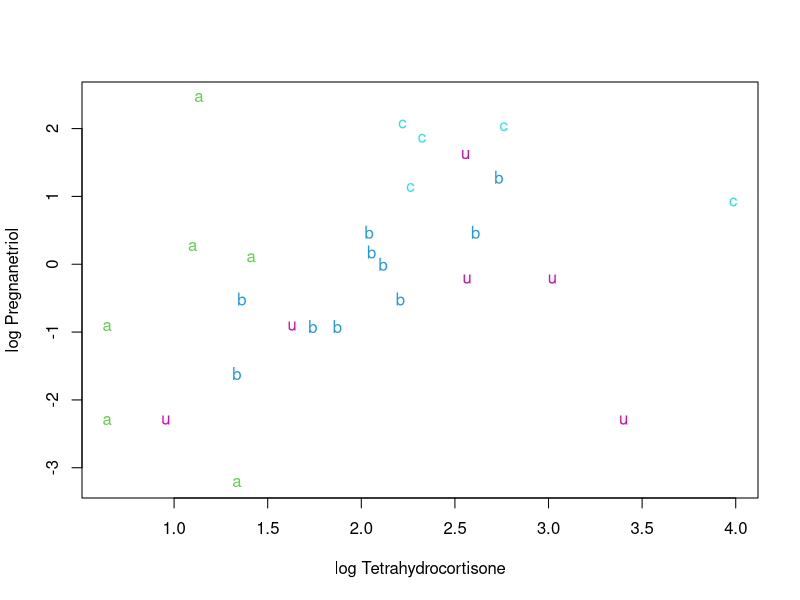
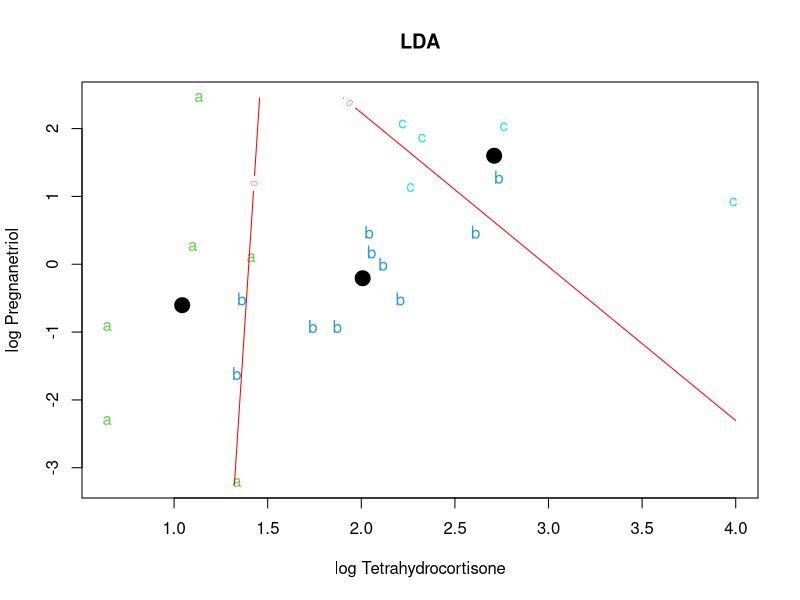
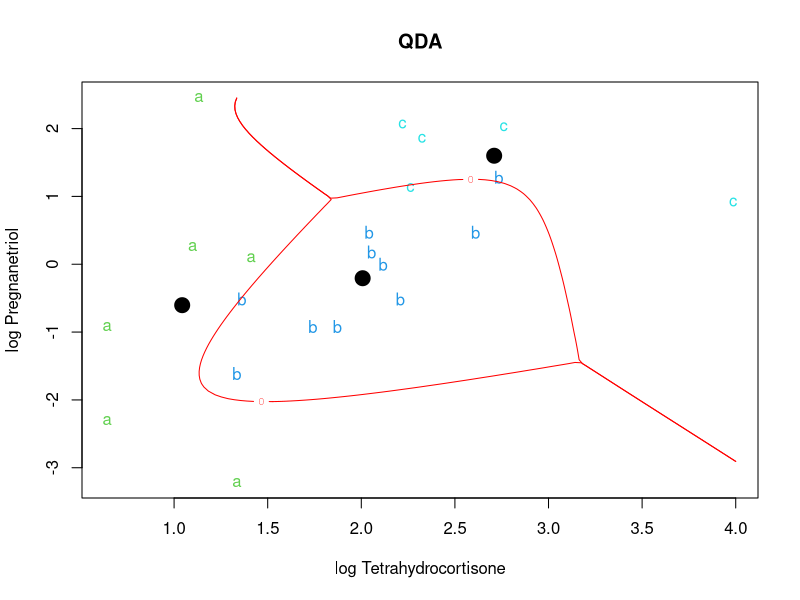
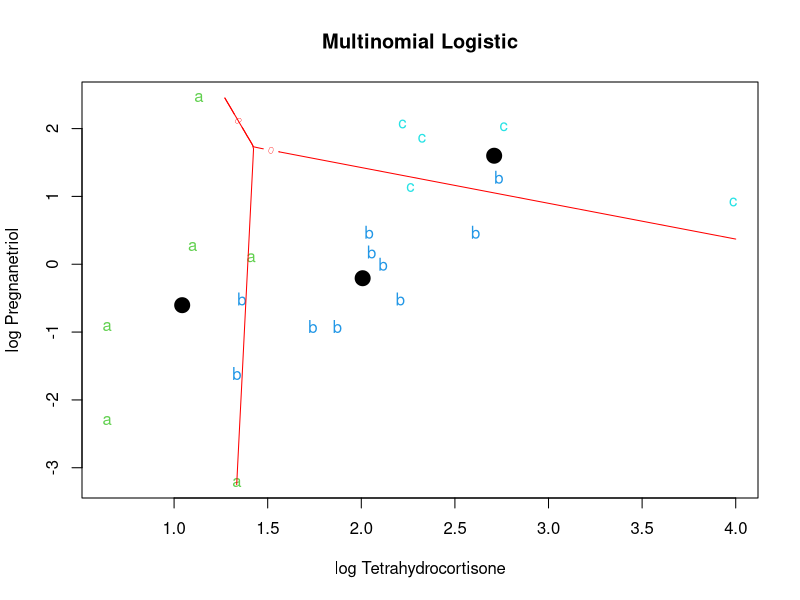
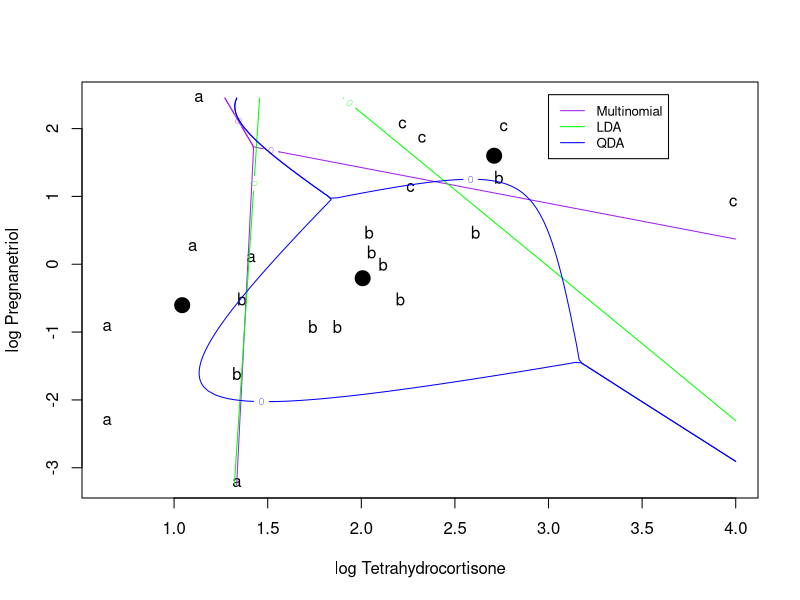
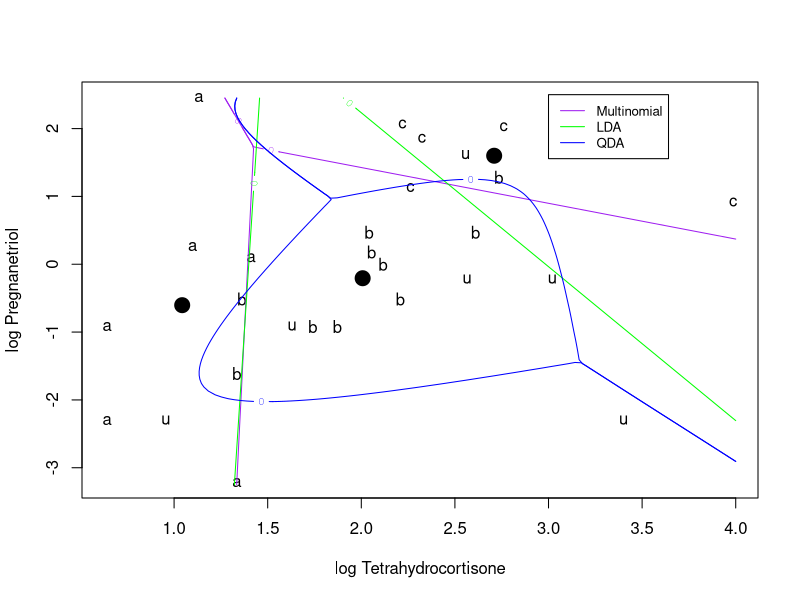

Generate these figures, in order, with R:
## ---- chunk 1
library(ggplot2)
library(dplyr)
library(nnet)
library(MASS)
## ---- chunk 2
#![](/users/rdeveaux/Dropbox/Images/Cushing.png)
# again, not in code
## ---- chunk 3
#![](/users/rdeveaux/Dropbox/Images/Cushing2.png) ![](/users/rdeveaux/Dropbox/Images/Cushing3.png)
## ---- chunk 4
Cf <- Cushings # dataframe with the logs of the steroid levels
names(Cf) <- c("logTetrahydrocortisone", "logPregnanetriol", "Type")
Cf$logTetrahydrocortisone <- log(Cushings$Tetrahydrocortisone)
Cf$logPregnanetriol <- log(Cushings$Pregnanetriol)
## ---- chunk 5
plot(Cf[,1], Cf[,2], type="n",xlab = "log Tetrahydrocortisone", ylab ="log Pregnanetriol")
text(Cf[,1], Cf[,2],labels=Cf$Type,col=as.numeric(Cf$Type)+2) 
## ---- chunk 6
Cf_u_included <- Cf
Cf <- subset(Cf, Type != "u")
Cf$Type=factor(Cf$Type)
levels(Cf$Type) # Verify that the "u"s are gone
## ---- chunk 7
# lda
Z.l <- lda(Type ~ logTetrahydrocortisone + logPregnanetriol, data = Cf)
Z.l
## ---- chunk 8
# qda
Z.q <- qda(Type ~ logTetrahydrocortisone + logPregnanetriol, data = Cf)
Z.q
## ---- chunk 9
# multinomial
Z.m <- multinom(Type ~ logTetrahydrocortisone + logPregnanetriol, data = Cf)
Z.m
## ---- chunk 10
xp <- seq(0.6, 4.0, length = 100) 
yp <- seq(-3.25, 2.45, length = 100)
cushT <- expand.grid(logTetrahydrocortisone = xp, logPregnanetriol = yp)
## ---- chunk 11
# LDA predictions
lda.predict <- predict(Z.l, newdata=cushT)
Z.lpred <- lda.predict$posterior 
# the probabilities are found in the "posterior" component

Z.p1l = Z.lpred[,1]-pmax(Z.lpred [,2],Z.lpred [,3])
Z.p1l = matrix(Z.p1l, nrow=100, ncol=100) # Make the vector a 100x100 matrix

Z.p3l = Z.lpred[,3]-pmax(Z.lpred [,2],Z.lpred [,1])
Z.p3l = matrix(Z.p3l, nrow=100, ncol=100) # Make the vector a 100x100 matrix
## ---- chunk 12
# QDA predictions
qda.predict <- predict(Z.q, newdata=cushT)
Z.qpred <- qda.predict$posterior
# the probabilities are found in the "posterior" component

Z.p1q = Z.qpred[,1]-pmax(Z.qpred [,2],Z.qpred [,3])
Z.p1q = matrix(Z.p1q, nrow=100, ncol=100) # Make the vector a 100x100 matrix

Z.p3q = Z.qpred[,3]-pmax(Z.qpred [,2],Z.qpred [,1])
Z.p3q = matrix(Z.p3q, nrow=100, ncol=100) # Make the vector a 100x100 matrix
## ---- chunk 13
# Multinomial predictions
Z.mpred <- predict(Z.m, type="probs", newdata=cushT)

Z.p1m = Z.mpred[,1]-pmax(Z.mpred [,2],Z.mpred [,3])
Z.p1m = matrix(Z.p1m, nrow=100, ncol=100) # Make the vector a 100x100 matrix

Z.p3m = Z.mpred[,3]-pmax(Z.mpred [,2],Z.mpred [,1])
Z.p3m = matrix(Z.p3m, nrow=100, ncol=100) # Make the vector a 100x100 matrix
## ---- chunk 14
# Mean steroid levels for Type A, Type B, and Type C.
TypeA <- subset(Cf, Type=="a")
meanA <- c(mean(TypeA$logTetrahydrocortisone), mean(TypeA$logPregnanetriol))

TypeB <- subset(Cf, Type=="b")
meanB <- c(mean(TypeB$logTetrahydrocortisone), mean(TypeB$logPregnanetriol))

TypeC <- subset(Cf, Type=="c")
meanC <- c(mean(TypeC$logTetrahydrocortisone), mean(TypeC$logPregnanetriol))
## ---- chunk 15
# LDA
plot(Cf[,1], Cf[,2], type="n",xlab = "log Tetrahydrocortisone", ylab ="log Pregnanetriol",
     main = "LDA")
text(Cf[,1], Cf[,2],labels=Cf$Type,col=as.numeric(Cf$Type)+2) 
contour(xp,yp,Z.p1l,levels=0,add=T,col="red")
contour(xp,yp,Z.p3l,levels=0,add=T,col="red")
points(meanA[1], meanA[2], pch=19, cex=2)
points(meanB[1], meanB[2], pch=19, cex=2)
points(meanC[1], meanC[2], pch=19, cex=2)
## ---- chunk 16
# QDA
plot(Cf[,1], Cf[,2], type="n",xlab = "log Tetrahydrocortisone", ylab ="log Pregnanetriol", main="QDA")
text(Cf[,1], Cf[,2],labels=Cf$Type,col=as.numeric(Cf$Type)+2) 
contour(xp,yp,Z.p1q,levels=0,add=T,col="red")
contour(xp,yp,Z.p3q,levels=0,add=T,col="red")
points(meanA[1], meanA[2], pch=19, cex=2)
points(meanB[1], meanB[2], pch=19, cex=2)
points(meanC[1], meanC[2], pch=19, cex=2)
## ---- chunk 17
# Multinomial logistic
plot(Cf[,1], Cf[,2], type="n",xlab = "log Tetrahydrocortisone", ylab ="log Pregnanetriol", 
     main = "Multinomial Logistic")
text(Cf[,1], Cf[,2],labels=Cf$Type, col=as.numeric(Cf$Type)+2) 
contour(xp,yp,Z.p1m,levels=0,add=T,col="red")
contour(xp,yp,Z.p3m,levels=0,add=T,col="red")
points(meanA[1], meanA[2], pch=19, cex=2) # mean of Type A
points(meanB[1], meanB[2], pch=19, cex=2) # mean of Type B 
points(meanC[1], meanC[2], pch=19, cex=2) # mean of Type C
## ---- chunk 18
# All three combined
plot(Cf[,1], Cf[,2], type="n",xlab = "log Tetrahydrocortisone", ylab ="log Pregnanetriol")
text(Cf[,1], Cf[,2],labels=Cf$Type) 
contour(xp,yp,Z.p1m,levels=0,add=T,col="purple") # multinomial
contour(xp,yp,Z.p3m,levels=0,add=T,col="purple") #multinomial
contour(xp,yp,Z.p1l,levels=0,add=T,col="green") #lda
contour(xp,yp,Z.p3l,levels=0,add=T,col="green") #lda
contour(xp,yp,Z.p1q,levels=0,add=T,col="blue") #qda
contour(xp,yp,Z.p3q,levels=0,add=T,col="blue") #qda
legend(3,2.5, legend=c("Multinomial", "LDA", "QDA"), 
       col=c("purple", "green", "blue"), lty=1, cex=0.8)
points(meanA[1], meanA[2], pch=19, cex=2)
points(meanB[1], meanB[2], pch=19, cex=2)
points(meanC[1], meanC[2], pch=19, cex=2)
## ---- chunk 19
# All three combined, with the unknown values included
plot(Cf_u_included[,1], Cf_u_included[,2], type="n",xlab = "log Tetrahydrocortisone", ylab ="log Pregnanetriol")
text(Cf_u_included[,1], Cf_u_included[,2],labels=Cf_u_included$Type) 
contour(xp,yp,Z.p1m,levels=0,add=T,col="purple") # multinomial
contour(xp,yp,Z.p3m,levels=0,add=T,col="purple") #multinomial
contour(xp,yp,Z.p1l,levels=0,add=T,col="green") #lda
contour(xp,yp,Z.p3l,levels=0,add=T,col="green") #lda
contour(xp,yp,Z.p1q,levels=0,add=T,col="blue") #qda
contour(xp,yp,Z.p3q,levels=0,add=T,col="blue") #qda
legend(3,2.5, legend=c("Multinomial", "LDA", "QDA"), 
       col=c("purple", "green", "blue"), lty=1, cex=0.8)
points(meanA[1], meanA[2], pch=19, cex=2)
points(meanB[1], meanB[2], pch=19, cex=2)
points(meanC[1], meanC[2], pch=19, cex=2)
